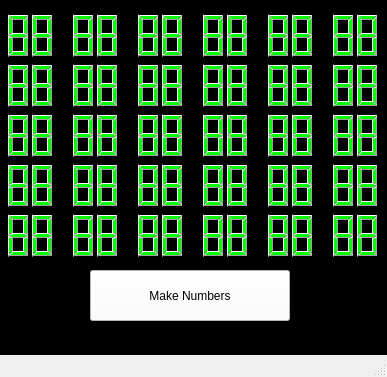
<?xml version="1.0" encoding="UTF-8"?>
<ui version="4.0">
 <class>MainWindow</class>
 <widget class="QMainWindow" name="MainWindow">
  <property name="windowModality">
   <enum>Qt::NonModal</enum>
  </property>
  <property name="geometry">
   <rect>
    <x>0</x>
    <y>0</y>
    <width>387</width>
    <height>377</height>
   </rect>
  </property>
  <property name="sizePolicy">
   <sizepolicy hsizetype="Preferred" vsizetype="Preferred">
    <horstretch>0</horstretch>
    <verstretch>0</verstretch>
   </sizepolicy>
  </property>
  <property name="maximumSize">
   <size>
    <width>387</width>
    <height>377</height>
   </size>
  </property>
  <property name="windowTitle">
   <string>Lotto 2.1.0</string>
  </property>
  <property name="styleSheet">
   <string notr="true"/>
  </property>
  <widget class="QWidget" name="centralwidget">
   <property name="styleSheet">
    <string notr="true">background-color: rgb(0, 0, 0);</string>
   </property>
   <widget class="QLCDNumber" name="m_number_00">
    <property name="geometry">
     <rect>
      <x>0</x>
      <y>10</y>
      <width>60</width>
      <height>50</height>
     </rect>
    </property>
    <property name="font">
     <font>
      <family>Agency FB</family>
      <weight>75</weight>
      <bold>true</bold>
     </font>
    </property>
    <property name="styleSheet">
     <string notr="true">color: rgb(0, 255, 0);
background-color: rgb(0, 0, 0);</string>
    </property>
    <property name="digitCount">
     <number>2</number>
    </property>
    <property name="intValue" stdset="0">
     <number>88</number>
    </property>
   </widget>
   <widget class="QPushButton" name="m_btn_create_numbers">
    <property name="geometry">
     <rect>
      <x>90</x>
      <y>270</y>
      <width>200</width>
      <height>51</height>
     </rect>
    </property>
    <property name="styleSheet">
     <string notr="true">background-color: rgb(255, 255, 255);
color: rgb(0, 0, 0);</string>
    </property>
    <property name="text">
     <string>Make Numbers</string>
    </property>
   </widget>
   <widget class="QLCDNumber" name="m_number_02">
    <property name="geometry">
     <rect>
      <x>130</x>
      <y>10</y>
      <width>60</width>
      <height>50</height>
     </rect>
    </property>
    <property name="font">
     <font>
      <family>Agency FB</family>
      <weight>75</weight>
      <bold>true</bold>
     </font>
    </property>
    <property name="styleSheet">
     <string notr="true">color: rgb(0, 255, 0);
background-color: rgb(0, 0, 0);</string>
    </property>
    <property name="digitCount">
     <number>2</number>
    </property>
    <property name="intValue" stdset="0">
     <number>88</number>
    </property>
   </widget>
   <widget class="QLCDNumber" name="m_number_03">
    <property name="geometry">
     <rect>
      <x>195</x>
      <y>10</y>
      <width>60</width>
      <height>50</height>
     </rect>
    </property>
    <property name="font">
     <font>
      <family>Agency FB</family>
      <weight>75</weight>
      <bold>true</bold>
     </font>
    </property>
    <property name="styleSheet">
     <string notr="true">color: rgb(0, 255, 0);
background-color: rgb(0, 0, 0);</string>
    </property>
    <property name="digitCount">
     <number>2</number>
    </property>
    <property name="intValue" stdset="0">
     <number>88</number>
    </property>
   </widget>
   <widget class="QLCDNumber" name="m_number_04">
    <property name="geometry">
     <rect>
      <x>260</x>
      <y>10</y>
      <width>60</width>
      <height>50</height>
     </rect>
    </property>
    <property name="font">
     <font>
      <family>Agency FB</family>
      <weight>75</weight>
      <bold>true</bold>
     </font>
    </property>
    <property name="styleSheet">
     <string notr="true">color: rgb(0, 255, 0);
background-color: rgb(0, 0, 0);</string>
    </property>
    <property name="digitCount">
     <number>2</number>
    </property>
    <property name="intValue" stdset="0">
     <number>88</number>
    </property>
   </widget>
   <widget class="QLCDNumber" name="m_number_05">
    <property name="geometry">
     <rect>
      <x>325</x>
      <y>10</y>
      <width>60</width>
      <height>50</height>
     </rect>
    </property>
    <property name="font">
     <font>
      <family>Agency FB</family>
      <weight>75</weight>
      <bold>true</bold>
     </font>
    </property>
    <property name="styleSheet">
     <string notr="true">color: rgb(0, 255, 0);
background-color: rgb(0, 0, 0);</string>
    </property>
    <property name="digitCount">
     <number>2</number>
    </property>
    <property name="intValue" stdset="0">
     <number>88</number>
    </property>
   </widget>
   <widget class="QLCDNumber" name="m_number_01">
    <property name="geometry">
     <rect>
      <x>65</x>
      <y>10</y>
      <width>60</width>
      <height>50</height>
     </rect>
    </property>
    <property name="font">
     <font>
      <family>Agency FB</family>
      <weight>75</weight>
      <bold>true</bold>
     </font>
    </property>
    <property name="styleSheet">
     <string notr="true">color: rgb(0, 255, 0);
background-color: rgb(0, 0, 0);</string>
    </property>
    <property name="digitCount">
     <number>2</number>
    </property>
    <property name="intValue" stdset="0">
     <number>88</number>
    </property>
   </widget>
   <widget class="QLCDNumber" name="m_number_12">
    <property name="geometry">
     <rect>
      <x>130</x>
      <y>60</y>
      <width>60</width>
      <height>50</height>
     </rect>
    </property>
    <property name="font">
     <font>
      <family>Agency FB</family>
      <weight>75</weight>
      <bold>true</bold>
     </font>
    </property>
    <property name="styleSheet">
     <string notr="true">color: rgb(0, 255, 0);
background-color: rgb(0, 0, 0);</string>
    </property>
    <property name="digitCount">
     <number>2</number>
    </property>
    <property name="intValue" stdset="0">
     <number>88</number>
    </property>
   </widget>
   <widget class="QLCDNumber" name="m_number_10">
    <property name="geometry">
     <rect>
      <x>0</x>
      <y>60</y>
      <width>60</width>
      <height>50</height>
     </rect>
    </property>
    <property name="font">
     <font>
      <family>Agency FB</family>
      <weight>75</weight>
      <bold>true</bold>
     </font>
    </property>
    <property name="styleSheet">
     <string notr="true">color: rgb(0, 255, 0);
background-color: rgb(0, 0, 0);</string>
    </property>
    <property name="digitCount">
     <number>2</number>
    </property>
    <property name="intValue" stdset="0">
     <number>88</number>
    </property>
   </widget>
   <widget class="QLCDNumber" name="m_number_14">
    <property name="geometry">
     <rect>
      <x>260</x>
      <y>60</y>
      <width>60</width>
      <height>50</height>
     </rect>
    </property>
    <property name="font">
     <font>
      <family>Agency FB</family>
      <weight>75</weight>
      <bold>true</bold>
     </font>
    </property>
    <property name="styleSheet">
     <string notr="true">color: rgb(0, 255, 0);
background-color: rgb(0, 0, 0);</string>
    </property>
    <property name="digitCount">
     <number>2</number>
    </property>
    <property name="intValue" stdset="0">
     <number>88</number>
    </property>
   </widget>
   <widget class="QLCDNumber" name="m_number_13">
    <property name="geometry">
     <rect>
      <x>195</x>
      <y>60</y>
      <width>60</width>
      <height>50</height>
     </rect>
    </property>
    <property name="font">
     <font>
      <family>Agency FB</family>
      <weight>75</weight>
      <bold>true</bold>
     </font>
    </property>
    <property name="styleSheet">
     <string notr="true">color: rgb(0, 255, 0);
background-color: rgb(0, 0, 0);</string>
    </property>
    <property name="digitCount">
     <number>2</number>
    </property>
    <property name="intValue" stdset="0">
     <number>88</number>
    </property>
   </widget>
   <widget class="QLCDNumber" name="m_number_11">
    <property name="geometry">
     <rect>
      <x>65</x>
      <y>60</y>
      <width>60</width>
      <height>50</height>
     </rect>
    </property>
    <property name="font">
     <font>
      <family>Agency FB</family>
      <weight>75</weight>
      <bold>true</bold>
     </font>
    </property>
    <property name="styleSheet">
     <string notr="true">color: rgb(0, 255, 0);
background-color: rgb(0, 0, 0);</string>
    </property>
    <property name="digitCount">
     <number>2</number>
    </property>
    <property name="intValue" stdset="0">
     <number>88</number>
    </property>
   </widget>
   <widget class="QLCDNumber" name="m_number_15">
    <property name="geometry">
     <rect>
      <x>325</x>
      <y>60</y>
      <width>60</width>
      <height>50</height>
     </rect>
    </property>
    <property name="font">
     <font>
      <family>Agency FB</family>
      <weight>75</weight>
      <bold>true</bold>
     </font>
    </property>
    <property name="styleSheet">
     <string notr="true">color: rgb(0, 255, 0);
background-color: rgb(0, 0, 0);</string>
    </property>
    <property name="digitCount">
     <number>2</number>
    </property>
    <property name="intValue" stdset="0">
     <number>88</number>
    </property>
   </widget>
   <widget class="QLCDNumber" name="m_number_22">
    <property name="geometry">
     <rect>
      <x>130</x>
      <y>110</y>
      <width>60</width>
      <height>50</height>
     </rect>
    </property>
    <property name="font">
     <font>
      <family>Agency FB</family>
      <weight>75</weight>
      <bold>true</bold>
     </font>
    </property>
    <property name="styleSheet">
     <string notr="true">color: rgb(0, 255, 0);
background-color: rgb(0, 0, 0);</string>
    </property>
    <property name="digitCount">
     <number>2</number>
    </property>
    <property name="intValue" stdset="0">
     <number>88</number>
    </property>
   </widget>
   <widget class="QLCDNumber" name="m_number_23">
    <property name="geometry">
     <rect>
      <x>195</x>
      <y>110</y>
      <width>60</width>
      <height>50</height>
     </rect>
    </property>
    <property name="font">
     <font>
      <family>Agency FB</family>
      <weight>75</weight>
      <bold>true</bold>
     </font>
    </property>
    <property name="styleSheet">
     <string notr="true">color: rgb(0, 255, 0);
background-color: rgb(0, 0, 0);</string>
    </property>
    <property name="digitCount">
     <number>2</number>
    </property>
    <property name="intValue" stdset="0">
     <number>88</number>
    </property>
   </widget>
   <widget class="QLCDNumber" name="m_number_24">
    <property name="geometry">
     <rect>
      <x>260</x>
      <y>110</y>
      <width>60</width>
      <height>50</height>
     </rect>
    </property>
    <property name="font">
     <font>
      <family>Agency FB</family>
      <weight>75</weight>
      <bold>true</bold>
     </font>
    </property>
    <property name="styleSheet">
     <string notr="true">color: rgb(0, 255, 0);
background-color: rgb(0, 0, 0);</string>
    </property>
    <property name="digitCount">
     <number>2</number>
    </property>
    <property name="intValue" stdset="0">
     <number>88</number>
    </property>
   </widget>
   <widget class="QLCDNumber" name="m_number_25">
    <property name="geometry">
     <rect>
      <x>325</x>
      <y>110</y>
      <width>60</width>
      <height>50</height>
     </rect>
    </property>
    <property name="font">
     <font>
      <family>Agency FB</family>
      <weight>75</weight>
      <bold>true</bold>
     </font>
    </property>
    <property name="styleSheet">
     <string notr="true">color: rgb(0, 255, 0);
background-color: rgb(0, 0, 0);</string>
    </property>
    <property name="digitCount">
     <number>2</number>
    </property>
    <property name="intValue" stdset="0">
     <number>88</number>
    </property>
   </widget>
   <widget class="QLCDNumber" name="m_number_20">
    <property name="geometry">
     <rect>
      <x>0</x>
      <y>110</y>
      <width>60</width>
      <height>50</height>
     </rect>
    </property>
    <property name="font">
     <font>
      <family>Agency FB</family>
      <weight>75</weight>
      <bold>true</bold>
     </font>
    </property>
    <property name="styleSheet">
     <string notr="true">color: rgb(0, 255, 0);
background-color: rgb(0, 0, 0);</string>
    </property>
    <property name="digitCount">
     <number>2</number>
    </property>
    <property name="intValue" stdset="0">
     <number>88</number>
    </property>
   </widget>
   <widget class="QLCDNumber" name="m_number_21">
    <property name="geometry">
     <rect>
      <x>65</x>
      <y>110</y>
      <width>60</width>
      <height>50</height>
     </rect>
    </property>
    <property name="font">
     <font>
      <family>Agency FB</family>
      <weight>75</weight>
      <bold>true</bold>
     </font>
    </property>
    <property name="styleSheet">
     <string notr="true">color: rgb(0, 255, 0);
background-color: rgb(0, 0, 0);</string>
    </property>
    <property name="digitCount">
     <number>2</number>
    </property>
    <property name="intValue" stdset="0">
     <number>88</number>
    </property>
   </widget>
   <widget class="QLCDNumber" name="m_number_30">
    <property name="geometry">
     <rect>
      <x>0</x>
      <y>160</y>
      <width>60</width>
      <height>50</height>
     </rect>
    </property>
    <property name="font">
     <font>
      <family>Agency FB</family>
      <weight>75</weight>
      <bold>true</bold>
     </font>
    </property>
    <property name="styleSheet">
     <string notr="true">color: rgb(0, 255, 0);
background-color: rgb(0, 0, 0);</string>
    </property>
    <property name="digitCount">
     <number>2</number>
    </property>
    <property name="intValue" stdset="0">
     <number>88</number>
    </property>
   </widget>
   <widget class="QLCDNumber" name="m_number_31">
    <property name="geometry">
     <rect>
      <x>65</x>
      <y>160</y>
      <width>60</width>
      <height>50</height>
     </rect>
    </property>
    <property name="font">
     <font>
      <family>Agency FB</family>
      <weight>75</weight>
      <bold>true</bold>
     </font>
    </property>
    <property name="styleSheet">
     <string notr="true">color: rgb(0, 255, 0);
background-color: rgb(0, 0, 0);</string>
    </property>
    <property name="digitCount">
     <number>2</number>
    </property>
    <property name="intValue" stdset="0">
     <number>88</number>
    </property>
   </widget>
   <widget class="QLCDNumber" name="m_number_32">
    <property name="geometry">
     <rect>
      <x>130</x>
      <y>160</y>
      <width>60</width>
      <height>50</height>
     </rect>
    </property>
    <property name="font">
     <font>
      <family>Agency FB</family>
      <weight>75</weight>
      <bold>true</bold>
     </font>
    </property>
    <property name="styleSheet">
     <string notr="true">color: rgb(0, 255, 0);
background-color: rgb(0, 0, 0);</string>
    </property>
    <property name="digitCount">
     <number>2</number>
    </property>
    <property name="intValue" stdset="0">
     <number>88</number>
    </property>
   </widget>
   <widget class="QLCDNumber" name="m_number_33">
    <property name="geometry">
     <rect>
      <x>195</x>
      <y>160</y>
      <width>60</width>
      <height>50</height>
     </rect>
    </property>
    <property name="font">
     <font>
      <family>Agency FB</family>
      <weight>75</weight>
      <bold>true</bold>
     </font>
    </property>
    <property name="styleSheet">
     <string notr="true">color: rgb(0, 255, 0);
background-color: rgb(0, 0, 0);</string>
    </property>
    <property name="digitCount">
     <number>2</number>
    </property>
    <property name="intValue" stdset="0">
     <number>88</number>
    </property>
   </widget>
   <widget class="QLCDNumber" name="m_number_34">
    <property name="geometry">
     <rect>
      <x>260</x>
      <y>160</y>
      <width>60</width>
      <height>50</height>
     </rect>
    </property>
    <property name="font">
     <font>
      <family>Agency FB</family>
      <weight>75</weight>
      <bold>true</bold>
     </font>
    </property>
    <property name="styleSheet">
     <string notr="true">color: rgb(0, 255, 0);
background-color: rgb(0, 0, 0);</string>
    </property>
    <property name="digitCount">
     <number>2</number>
    </property>
    <property name="intValue" stdset="0">
     <number>88</number>
    </property>
   </widget>
   <widget class="QLCDNumber" name="m_number_35">
    <property name="geometry">
     <rect>
      <x>325</x>
      <y>160</y>
      <width>60</width>
      <height>50</height>
     </rect>
    </property>
    <property name="font">
     <font>
      <family>Agency FB</family>
      <weight>75</weight>
      <bold>true</bold>
     </font>
    </property>
    <property name="styleSheet">
     <string notr="true">color: rgb(0, 255, 0);
background-color: rgb(0, 0, 0);</string>
    </property>
    <property name="digitCount">
     <number>2</number>
    </property>
    <property name="intValue" stdset="0">
     <number>88</number>
    </property>
   </widget>
   <widget class="QLCDNumber" name="m_number_44">
    <property name="geometry">
     <rect>
      <x>260</x>
      <y>210</y>
      <width>60</width>
      <height>50</height>
     </rect>
    </property>
    <property name="font">
     <font>
      <family>Agency FB</family>
      <weight>75</weight>
      <bold>true</bold>
     </font>
    </property>
    <property name="styleSheet">
     <string notr="true">color: rgb(0, 255, 0);
background-color: rgb(0, 0, 0);</string>
    </property>
    <property name="digitCount">
     <number>2</number>
    </property>
    <property name="intValue" stdset="0">
     <number>88</number>
    </property>
   </widget>
   <widget class="QLCDNumber" name="m_number_45">
    <property name="geometry">
     <rect>
      <x>325</x>
      <y>210</y>
      <width>60</width>
      <height>50</height>
     </rect>
    </property>
    <property name="font">
     <font>
      <family>Agency FB</family>
      <weight>75</weight>
      <bold>true</bold>
     </font>
    </property>
    <property name="styleSheet">
     <string notr="true">color: rgb(0, 255, 0);
background-color: rgb(0, 0, 0);</string>
    </property>
    <property name="digitCount">
     <number>2</number>
    </property>
    <property name="intValue" stdset="0">
     <number>88</number>
    </property>
   </widget>
   <widget class="QLCDNumber" name="m_number_41">
    <property name="geometry">
     <rect>
      <x>65</x>
      <y>210</y>
      <width>60</width>
      <height>50</height>
     </rect>
    </property>
    <property name="font">
     <font>
      <family>Agency FB</family>
      <weight>75</weight>
      <bold>true</bold>
     </font>
    </property>
    <property name="styleSheet">
     <string notr="true">color: rgb(0, 255, 0);
background-color: rgb(0, 0, 0);</string>
    </property>
    <property name="digitCount">
     <number>2</number>
    </property>
    <property name="intValue" stdset="0">
     <number>88</number>
    </property>
   </widget>
   <widget class="QLCDNumber" name="m_number_43">
    <property name="geometry">
     <rect>
      <x>195</x>
      <y>210</y>
      <width>60</width>
      <height>50</height>
     </rect>
    </property>
    <property name="font">
     <font>
      <family>Agency FB</family>
      <weight>75</weight>
      <bold>true</bold>
     </font>
    </property>
    <property name="styleSheet">
     <string notr="true">color: rgb(0, 255, 0);
background-color: rgb(0, 0, 0);</string>
    </property>
    <property name="digitCount">
     <number>2</number>
    </property>
    <property name="intValue" stdset="0">
     <number>88</number>
    </property>
   </widget>
   <widget class="QLCDNumber" name="m_number_42">
    <property name="geometry">
     <rect>
      <x>130</x>
      <y>210</y>
      <width>60</width>
      <height>50</height>
     </rect>
    </property>
    <property name="font">
     <font>
      <family>Agency FB</family>
      <weight>75</weight>
      <bold>true</bold>
     </font>
    </property>
    <property name="styleSheet">
     <string notr="true">color: rgb(0, 255, 0);
background-color: rgb(0, 0, 0);</string>
    </property>
    <property name="digitCount">
     <number>2</number>
    </property>
    <property name="intValue" stdset="0">
     <number>88</number>
    </property>
   </widget>
   <widget class="QLCDNumber" name="m_number_40">
    <property name="geometry">
     <rect>
      <x>0</x>
      <y>210</y>
      <width>60</width>
      <height>50</height>
     </rect>
    </property>
    <property name="font">
     <font>
      <family>Agency FB</family>
      <weight>75</weight>
      <bold>true</bold>
     </font>
    </property>
    <property name="styleSheet">
     <string notr="true">color: rgb(0, 255, 0);
background-color: rgb(0, 0, 0);</string>
    </property>
    <property name="digitCount">
     <number>2</number>
    </property>
    <property name="intValue" stdset="0">
     <number>88</number>
    </property>
   </widget>
  </widget>
  <widget class="QMenuBar" name="menubar">
   <property name="enabled">
    <bool>false</bool>
   </property>
   <property name="geometry">
    <rect>
     <x>0</x>
     <y>0</y>
     <width>387</width>
     <height>26</height>
    </rect>
   </property>
  </widget>
  <widget class="QStatusBar" name="statusbar">
   <property name="enabled">
    <bool>false</bool>
   </property>
  </widget>
 </widget>
 <resources/>
 <connections/>
</ui>
